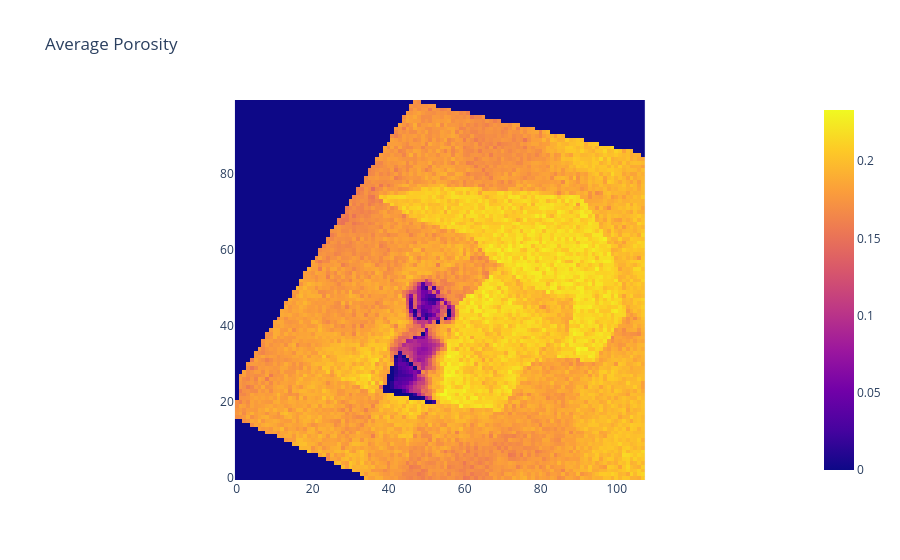

The cell this chart's notebook holds for it:
### Code cell
fig = px.imshow(
    poro_avg,
    origin="lower",
    title="Average Porosity"
)

fig.show()

### Figure 1 — Plotly figure (JSON) as saved in the notebook; plotly's stock layout.template omitted (floating-point values rounded to 4 significant figures; data arrays with more than 128 entries replaced by an {"elided": "..."} marker saying what was removed)
{"data": [{"coloraxis": "coloraxis", "hovertemplate": "x: %{x}<br>y: %{y}<br>color: %{z}<extra></extra>", "name": "0", "type": "heatmap", "xaxis": "x", "yaxis": "y", "z": {"elided": "100x108 float values"}}], "layout": {"coloraxis": {"colorscale": [[0, "#0d0887"], [0.1111, "#46039f"], [0.2222, "#7201a8"], [0.3333, "#9c179e"], [0.4444, "#bd3786"], [0.5556, "#d8576b"], [0.6667, "#ed7953"], [0.7778, "#fb9f3a"], [0.8889, "#fdca26"], [1, "#f0f921"]]}, "title": {"text": "Average Porosity"}, "xaxis": {"anchor": "y", "constrain": "domain", "domain": [0, 1], "scaleanchor": "y"}, "yaxis": {"anchor": "x", "autorange": true, "constrain": "domain", "domain": [0, 1]}}}
